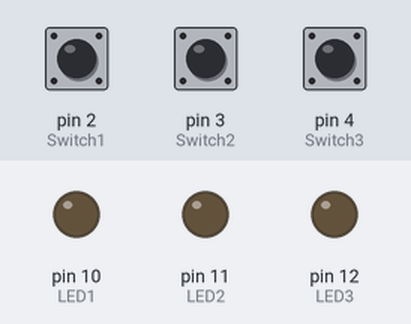
Simulated run of this sketch. Board: Arduino Uno, built with avr-gcc and run on an emulated ATmega328P. Parts: output pins drawn as LEDs (lit = HIGH). Dashed ring = blinking. The test bench sets the inputs (shaded band); at power-on: pin 2 (Switch1) LOW, pin 3 (Switch2) LOW, pin 4 (Switch3) LOW.

Above: at 1.2 s.
1.3 s: pin 2 (Switch1) pulled HIGH for 1 s
At 1.42 s:
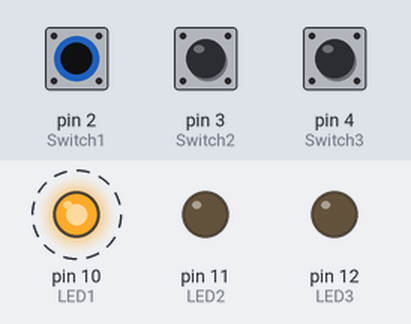
3.8 s: pin 3 (Switch2) pulled HIGH for 3.2 s
At 3.92 s:
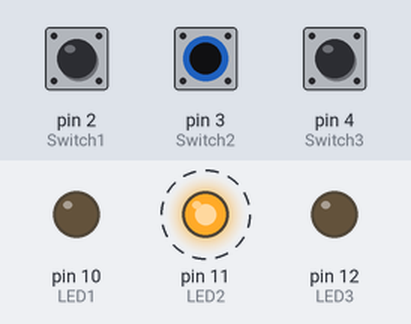
8.5 s: pin 4 (Switch3) pulled HIGH for 0.15 s
At 8.62 s:
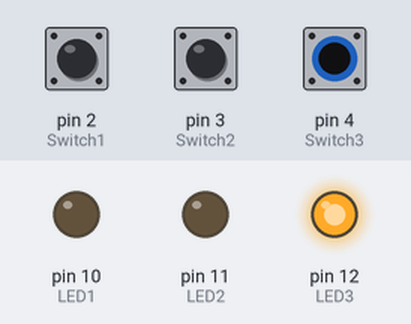
10.2 s: pin 4 (Switch3) pulled HIGH for 3.2 s
At 10.32 s:
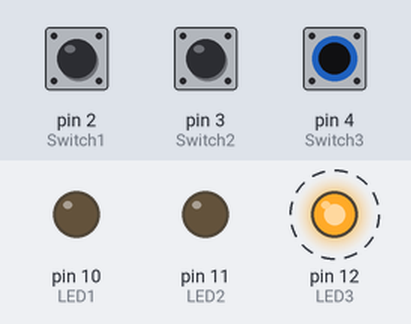
14.9 s: pin 2 (Switch1) pulled HIGH for 3.2 s
At 18.7 s:
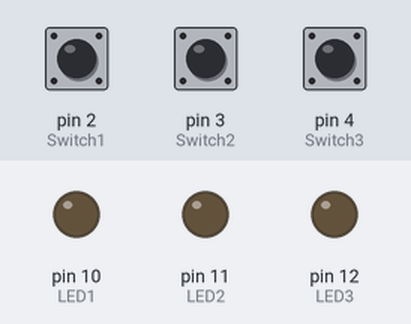
Timing chart, 0 to 20.2 s (numbered marks = the images above; inputs shaded):
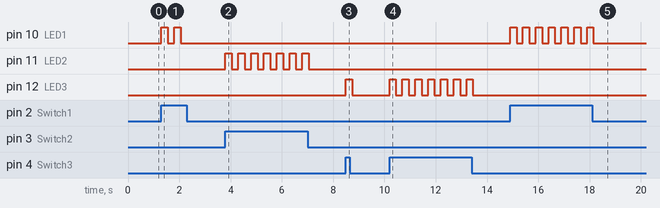

Measured:
- after the input at 1.3 s, pin 10 (LED1): alternates HIGH for 0.25 s and LOW for 0.25 s, 4 changes in all, then stays LOW, starting at once
- after the input at 3.8 s, pin 11 (LED2): alternates HIGH for 0.25 s and LOW for 0.25 s, 14 changes in all, then stays LOW, starting at once
- after the input at 8.5 s, pin 12 (LED3): LOW → HIGH at once, → LOW 0.25 s later
- after the input at 10.2 s, pin 12 (LED3): alternates HIGH for 0.25 s and LOW for 0.25 s, 14 changes in all, then stays LOW, starting at once
- after the input at 14.9 s, pin 10 (LED1): alternates HIGH for 0.25 s and LOW for 0.25 s, 14 changes in all, then stays LOW, starting at once

The sketch:

day_5.ino
```cpp
int LED1 = 10;
int LED2 = 11;
int LED3 = 12;
int Switch1 = 2;
int Switch2 = 3;
int Switch3 = 4;

void setup() {
  pinMode(LED1, OUTPUT);
  pinMode(LED2, OUTPUT);
  pinMode(LED3, OUTPUT);
  pinMode(Switch1, INPUT);
  pinMode(Switch2, INPUT);
  pinMode(Switch3, INPUT);
}

void flashLED(int LED, int SWITCH) {
  if (digitalRead(SWITCH) == HIGH) {
    digitalWrite(LED, HIGH);
    delay(500);
    digitalWrite(LED, LOW);
    delay(500);
  } else {
    digitalWrite(LED, LOW);
  }
}

void blinkenLights(int LED) {
  digitalWrite(LED, HIGH);
  delay(250);
  digitalWrite(LED, LOW);
  delay(250);
}

void loop() {
  // flashLED(LED1, Switch1);
  // flashLED(LED2, Switch2);
  // flashLED(LED3, Switch3);
  if (digitalRead(Switch1) == HIGH) {
    // digitalWrite(LED1, HIGH);
    blinkenLights(LED1);
  } else {
    digitalWrite(LED1, LOW);
  }

  if (digitalRead(Switch2) == HIGH) {
    // digitalWrite(LED2, HIGH);
    blinkenLights(LED2);
  } else {
    digitalWrite(LED2, LOW);
  }

  if (digitalRead(Switch3) == HIGH) {
    // digitalWrite(LED3, HIGH);
    blinkenLights(LED3);
  } else {
    digitalWrite(LED3, LOW);
  }
}
```
